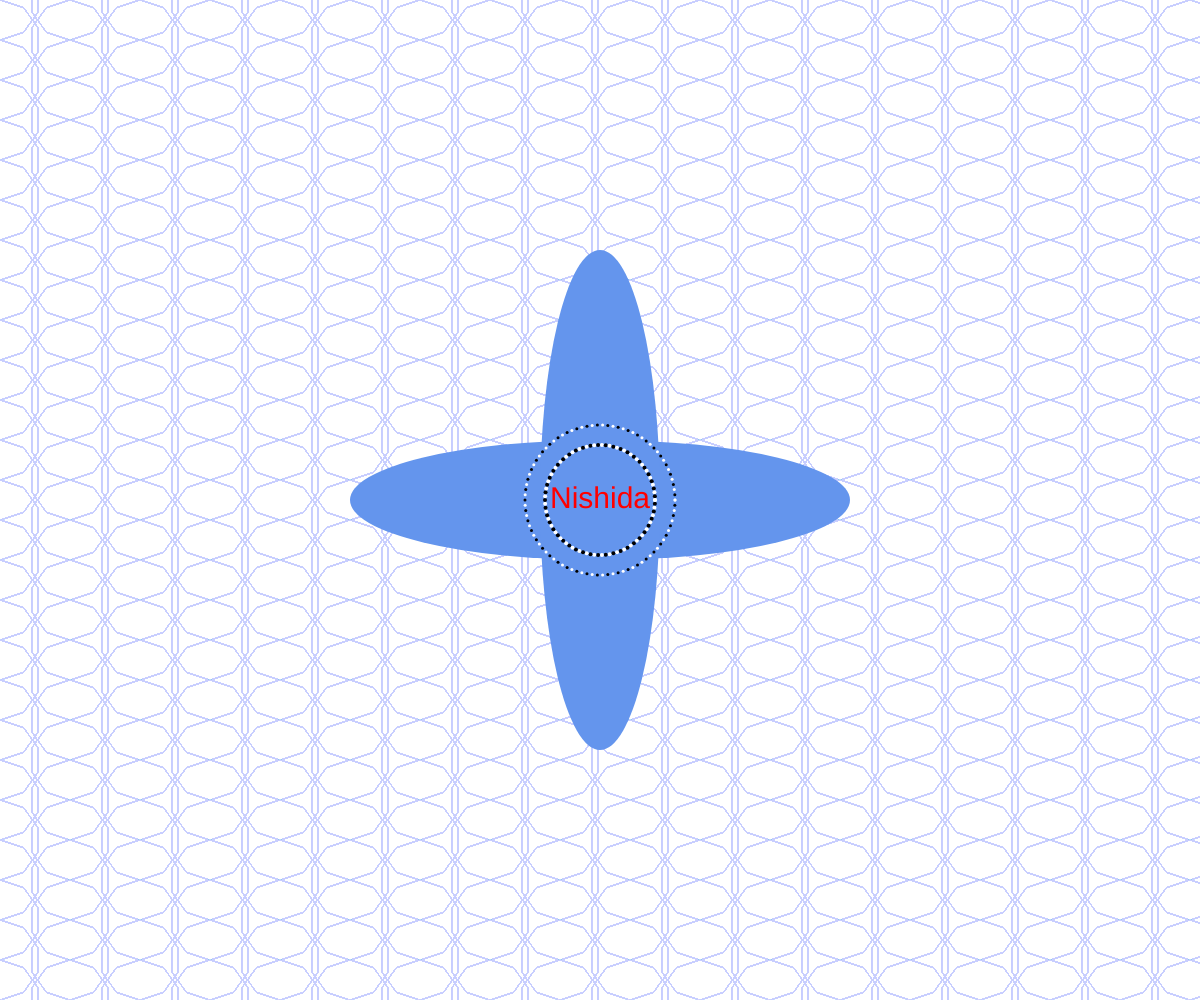
Frame 1 (no input)
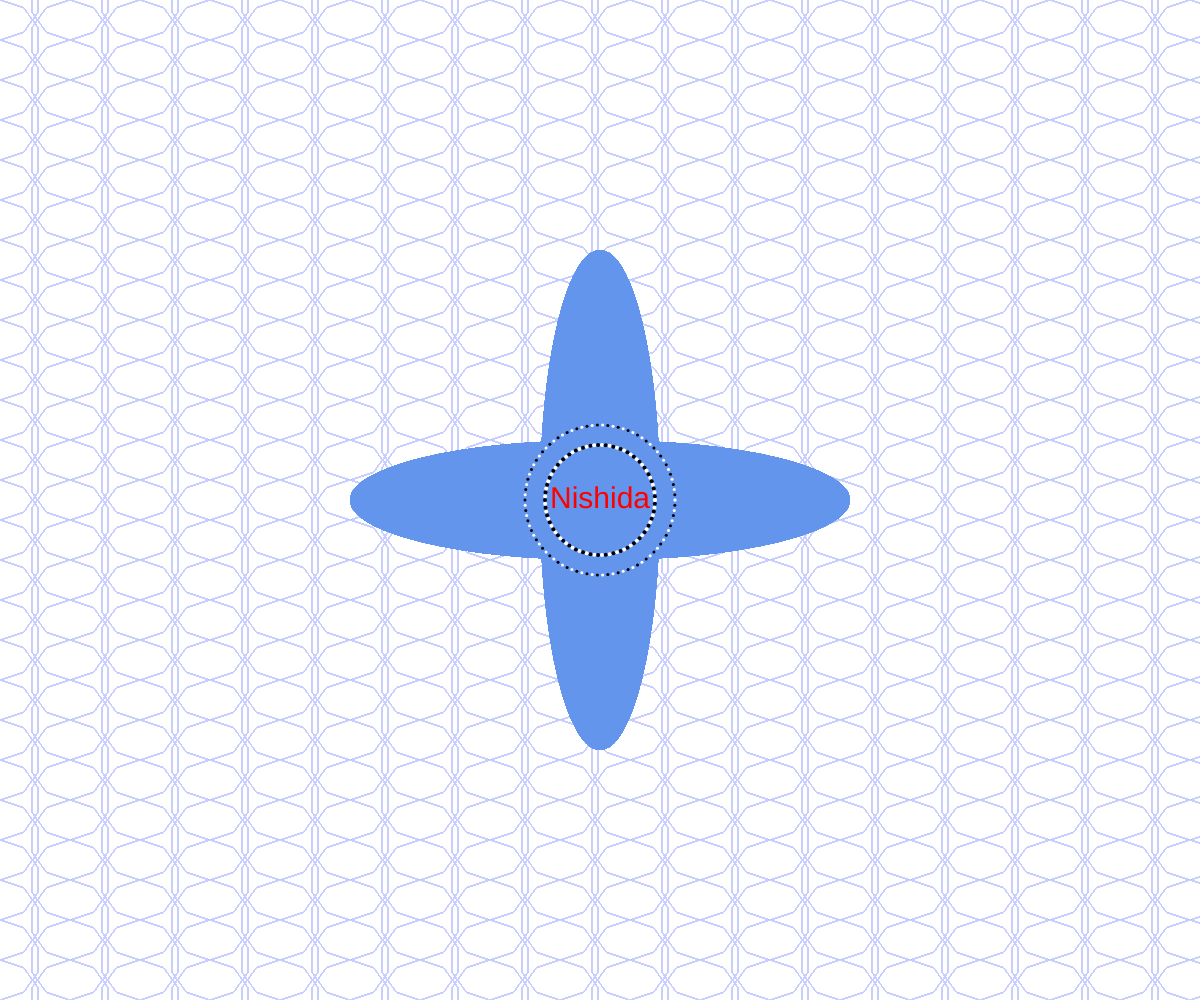
Frame 60 (no input)
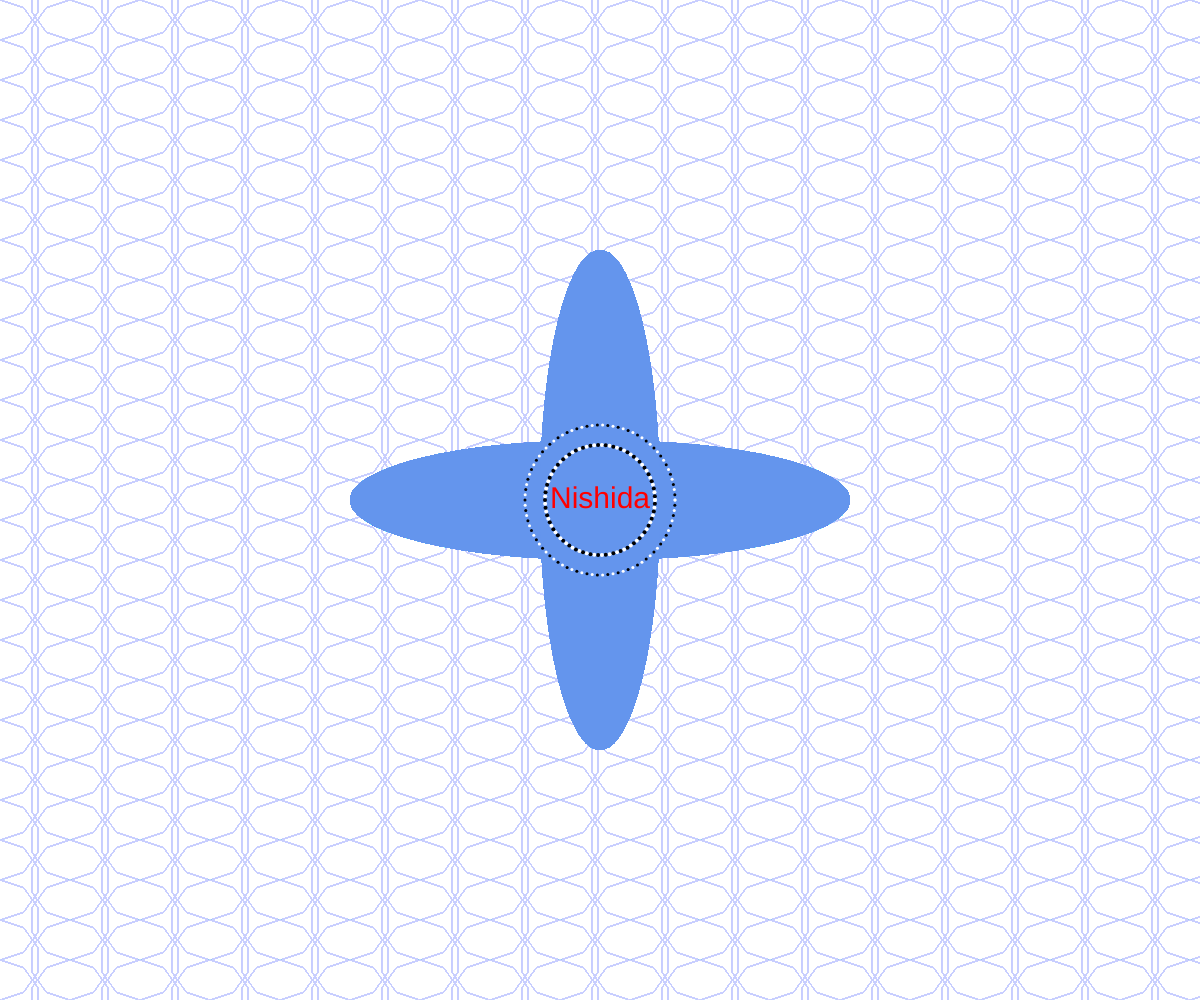
Frame 120 (the mouse pressed at the canvas centre since frame 60)

The p5.js sketch that drew these frames (run headless with seeded random() and noise() and a simulated clock; from frame 60 on, the mouse is pressed at the canvas centre):

// p5.js sketch
// ── sketch.js
// 最終課題を制作しよう

function setup(){
  createCanvas(windowWidth,windowHeight );
  fill(0);
  for(let i=0 ; i < 20; i++)
  for(let j=0; j<43; j++)
  Polygon(10,i*70,j*40,40)
}

function draw(){
 
}

function Polygon(n, cx, cy, r){
  beginShape();
  for(let i=0 ; i<20; i++){
  for(let j=0; j<43; j++){
  noFill();
  if(cy<i*110){stroke(200,206,300);}
  else{stroke(135,206,235)}
  beginShape();
  for(let i=0; i<n;i++){
  let theta = TWO_PI * i * 1/ n - HALF_PI;
  let x = cx + cos(theta) * r;
    let y = cy + sin(theta) * r;
    vertex(x,y)
    
  }
  endShape(CLOSE)
  
}

  }



}


function draw() {
  const cx = width / 2;
  const cy = height / 2;   
  fill(100,149,237);
  noStroke(0);
  ellipse(cx, cy, 500, 120);
  fill(100,149,237);
  noStroke(0);
  ellipse(cx, cy, 120, 500);
  
  fill(255,0,0);
  textSize(30);
  textAlign(CENTER, CENTER);
  text('Nishida', cx , cy);
  drawCheckeredCircle(cx, cy, 110, 90, 4);
  drawCheckeredCircle(cx, cy, 150, 90, 3)
 }

function drawCheckeredCircle(x, y, d, s, checkerSize) {
  push();
  translate(x, y);
  beginShape();
  for (let i = 0; i <= s; i++) {
    let theta = map(i, 0, s, 0, TWO_PI);
    let x = cos(theta) * d / 2;
    let y = sin(theta) * d / 2;
    if (i % 2 === 0) {
      fill(255);
    } else {
      fill(0);
    }
    ellipse(x, y, checkerSize, checkerSize);
  }
  endShape(CLOSE);
  pop();
}
